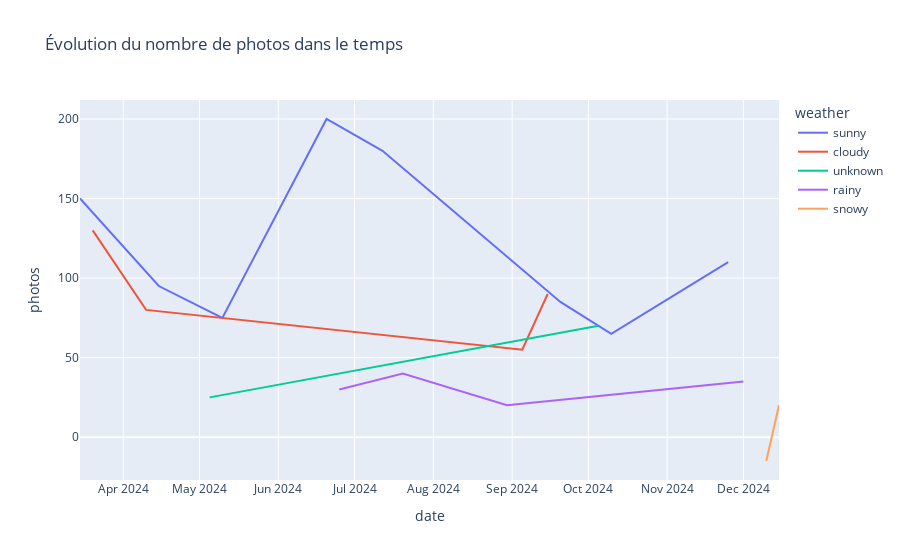

This figure's notebook cell:
### Markdown cell above
**TODO**

- Créer un graphique en ligne avec la date sur l'axe des x et le nombre de photos sur l'axe des y
- Colorer les lignes ou points selon la météo (weather)
- Afficher le graphique
- Que remarquez vous ? Qu'auriez du vous faire ?

### Code cell
# Créer un graphique en ligne avec la date et le nombre de photos, coloré selon la météo
fig = px.line(df, x="date", y="photos", color="weather", title="Évolution du nombre de photos dans le temps")

# Afficher le graphique
fig.show()
# Remarque : On peut observer des variations selon la météo. Il aurait fallu vérifier le format de la date et l'ordre des données.

### Figure 1 — Plotly figure (JSON) as saved in the notebook; plotly's stock layout.template omitted (floating-point values rounded to 4 significant figures)
{"data": [{"hovertemplate": "weather=sunny<br>date=%{x}<br>photos=%{y}<extra></extra>", "legendgroup": "sunny", "line": {"color": "#636efa", "dash": "solid"}, "marker": {"symbol": "circle"}, "mode": "lines", "name": "sunny", "orientation": "v", "showlegend": true, "type": "scatter", "x": ["2024-03-15", "2024-04-15", "2024-05-10", "2024-06-20", "2024-07-12", "2024-09-20", "2024-10-10", "2024-11-25"], "xaxis": "x", "y": [150, 95, 75, 200, 180, 85, 65, 110], "yaxis": "y"}, {"hovertemplate": "weather=cloudy<br>date=%{x}<br>photos=%{y}<extra></extra>", "legendgroup": "cloudy", "line": {"color": "#EF553B", "dash": "solid"}, "marker": {"symbol": "circle"}, "mode": "lines", "name": "cloudy", "orientation": "v", "showlegend": true, "type": "scatter", "x": ["2024-03-20", "2024-04-10", "2024-09-05", "2024-09-15"], "xaxis": "x", "y": [130, 80, 55, 90], "yaxis": "y"}, {"hovertemplate": "weather=unknown<br>date=%{x}<br>photos=%{y}<extra></extra>", "legendgroup": "unknown", "line": {"color": "#00cc96", "dash": "solid"}, "marker": {"symbol": "circle"}, "mode": "lines", "name": "unknown", "orientation": "v", "showlegend": true, "type": "scatter", "x": ["2024-05-05", "2024-10-05"], "xaxis": "x", "y": [25, 70], "yaxis": "y"}, {"hovertemplate": "weather=rainy<br>date=%{x}<br>photos=%{y}<extra></extra>", "legendgroup": "rainy", "line": {"color": "#ab63fa", "dash": "solid"}, "marker": {"symbol": "circle"}, "mode": "lines", "name": "rainy", "orientation": "v", "showlegend": true, "type": "scatter", "x": ["2024-06-25", "2024-07-20", "2024-08-30", "2024-12-01"], "xaxis": "x", "y": [30, 40, 20, 35], "yaxis": "y"}, {"hovertemplate": "weather=snowy<br>date=%{x}<br>photos=%{y}<extra></extra>", "legendgroup": "snowy", "line": {"color": "#FFA15A", "dash": "solid"}, "marker": {"symbol": "circle"}, "mode": "lines", "name": "snowy", "orientation": "v", "showlegend": true, "type": "scatter", "x": ["2024-12-10", "2024-12-15"], "xaxis": "x", "y": [-15, 20], "yaxis": "y"}], "layout": {"legend": {"title": {"text": "weather"}, "tracegroupgap": 0}, "title": {"text": "Évolution du nombre de photos dans le temps"}, "xaxis": {"anchor": "y", "domain": [0, 1], "title": {"text": "date"}}, "yaxis": {"anchor": "x", "domain": [0, 1], "title": {"text": "photos"}}}}
